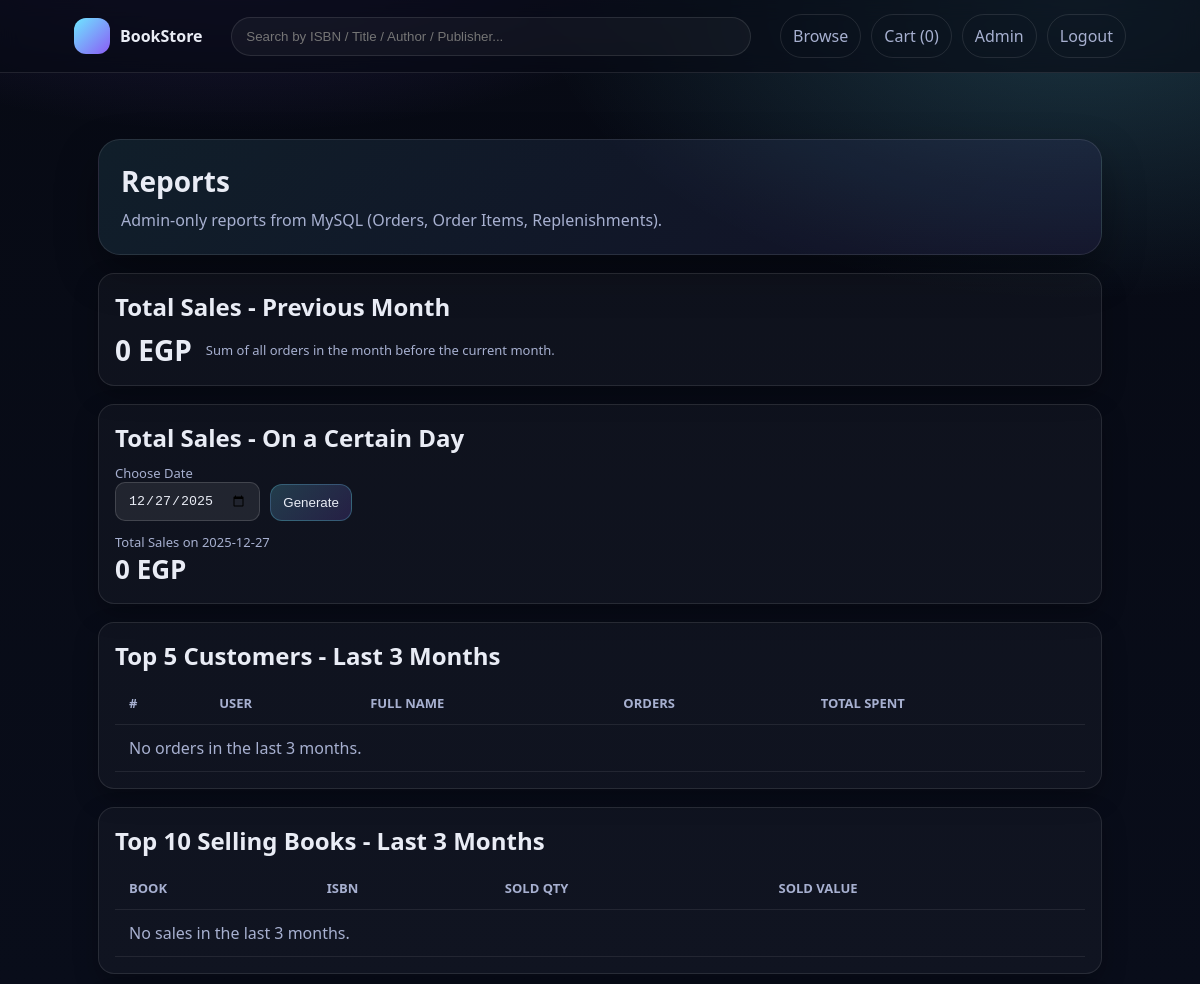
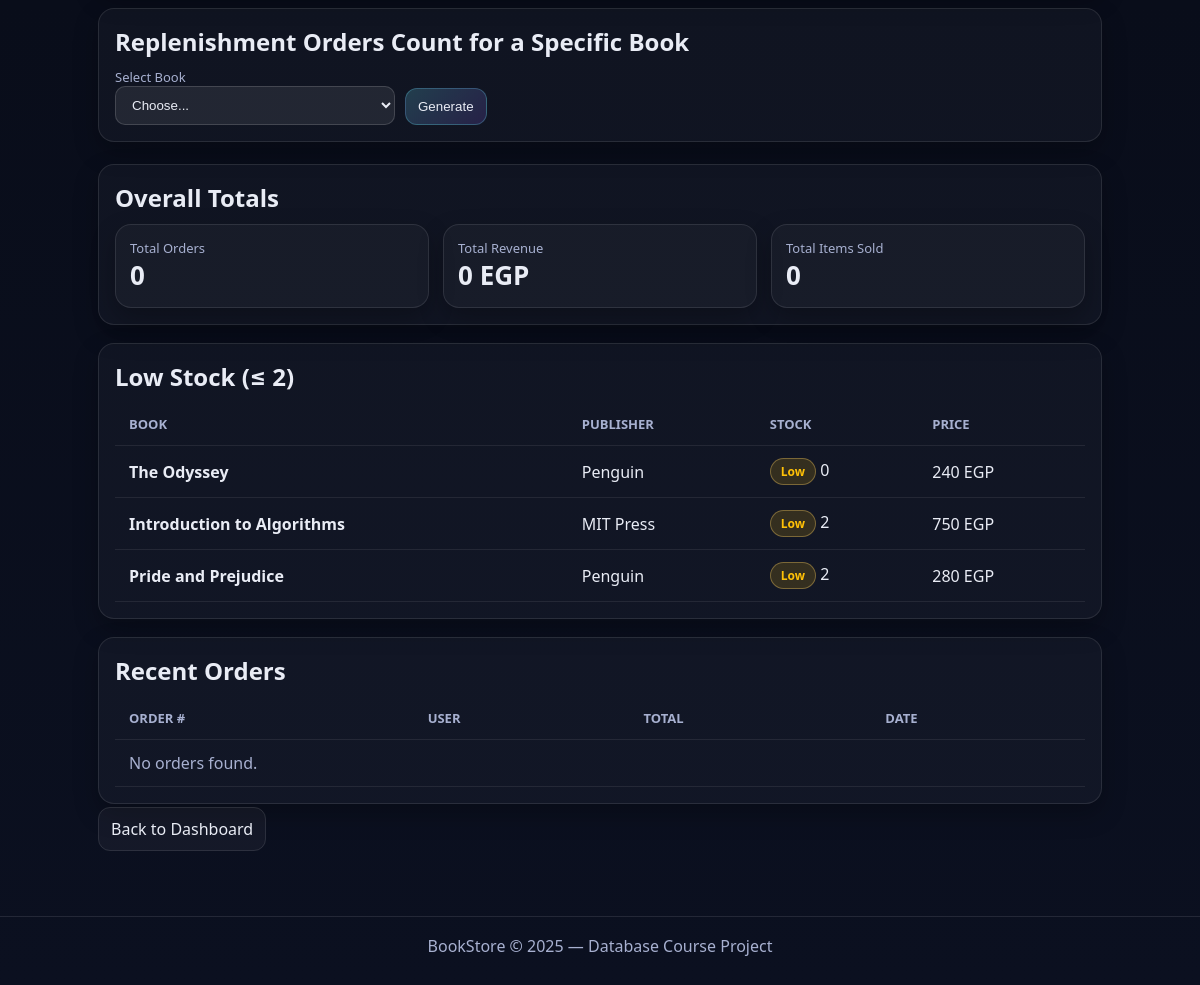
Screenshot of /admin/reports.php (signed in) with the database file from the repository (2 pictures, top to bottom).
### tables this page shows
CREATE TABLE IF NOT EXISTS books (
  id INT AUTO_INCREMENT PRIMARY KEY,
  isbn VARCHAR(20) NOT NULL UNIQUE,
  title VARCHAR(200) NOT NULL,
  authors VARCHAR(200) NOT NULL,
  category VARCHAR(80) NOT NULL,
  published_year INT,
  price INT NOT NULL,
  stock INT NOT NULL DEFAULT 0,
  publisher_id INT NOT NULL,
  created_at TIMESTAMP DEFAULT CURRENT_TIMESTAMP,
  CONSTRAINT fk_books_publisher
    FOREIGN KEY (publisher_id) REFERENCES publishers(id)
    ON UPDATE CASCADE
    ON DELETE RESTRICT
);

CREATE TABLE IF NOT EXISTS publishers (
  id INT AUTO_INCREMENT PRIMARY KEY,
  name VARCHAR(120) NOT NULL UNIQUE,
  phone VARCHAR(30),
  address VARCHAR(200)
);

### Backend/data/repo_db.php (called while the page is built, shortened)
<?php
require_once __DIR__ . '/../config/db.php';
function db_report_totals(): array {
  global $pdo;
  $sql = "
    SELECT
      (SELECT COUNT(*) FROM orders) AS total_orders,
      (SELECT COALESCE(SUM(total),0) FROM orders) AS total_revenue,
      (SELECT COALESCE(SUM(qty),0) FROM order_items) AS total_items_sold
  ";
  return $pdo->query($sql)->fetch();
}
function db_report_low_stock(int $threshold = 2): array {
  global $pdo;
  $threshold = max(0, $threshold);
  $stmt = $pdo->prepare("
    SELECT
      b.id, b.title, b.isbn, b.stock, b.price,
      p.name AS publisher
    FROM books b
    JOIN publishers p ON p.id = b.publisher_id
    WHERE b.stock <= ?
    ORDER BY b.stock ASC, b.id ASC
  ");
  $stmt->execute([$threshold]);
  return $stmt->fetchAll();
}
function db_report_sales_previous_month(): array {
  global $pdo;
  $sql = "
    SELECT COALESCE(SUM(total), 0) AS total_sales
    FROM orders
    WHERE created_at >= DATE_FORMAT(CURRENT_DATE - INTERVAL 1 MONTH, '%Y-%m-01')
      AND created_at <  DATE_FORMAT(CURRENT_DATE, '%Y-%m-01')
  ";
  return $pdo->query($sql)->fetch();
}
function db_report_sales_on_date(string $date): array {
  global $pdo;
  $stmt = $pdo->prepare("
    SELECT COALESCE(SUM(total), 0) AS total_sales
    FROM orders
    WHERE DATE(created_at) = ?
  ");
  $stmt->execute([$date]);
  return $stmt->fetch();
}
function db_report_top_customers_last_3_months(int $limit = 5): array {
  global $pdo;
  $stmt = $pdo->prepare("
    SELECT
      u.id,
      u.username,
      u.full_name,
      COALESCE(SUM(o.total), 0) AS total_spent,
      COUNT(o.id) AS orders_count
    FROM orders o
    JOIN users u ON u.id = o.user_id
    WHERE o.created_at >= (NOW() - INTERVAL 3 MONTH)
    GROUP BY u.id, u.username, u.full_name
    ORDER BY total_spent DESC
    LIMIT $limit
  ");
  $stmt->execute();
  return $stmt->fetchAll();
}
function db_report_top_selling_books_last_3_months(int $limit = 10): array {
  global $pdo;
  $stmt = $pdo->prepare("
    SELECT
      b.id,
      b.title,
      b.isbn,
      COALESCE(SUM(oi.qty), 0) AS sold_qty,
      COALESCE(SUM(oi.subtotal), 0) AS sold_value
    FROM order_items oi
    JOIN orders o ON o.id = oi.order_id
    JOIN books b ON b.id = oi.book_id
    WHERE o.created_at >= (NOW() - INTERVAL 3 MONTH)
    GROUP BY b.id, b.title, b.isbn
    ORDER BY sold_qty DESC
    LIMIT $limit
  ");
  $stmt->execute();
  return $stmt->fetchAll();
}
function db_report_recent_orders(int $limit = 10): array {
  global $pdo;
  $limit = max(1, min($limit, 100));
  $stmt = $pdo->prepare("
    SELECT
      o.id, o.total, o.created_at,
      u.username, u.full_name
    FROM orders o
    JOIN users u ON u.id = o.user_id
    ORDER BY o.created_at DESC
    LIMIT $limit
  ");
  $stmt->execute();
  return $stmt->fetchAll();
}

### admin/reports.php (the view, shortened to what this page needs)
<?php
require_once __DIR__ . '/../Backend/auth/admin_auth.php';
require_once __DIR__ . '/../Backend/data/repo_db.php';
require_once __DIR__ . '/../Frontend/includes/header.php';
$salesDate = $_GET['sales_date'] ?? date('Y-m-d');
$prevMonthSales = db_report_sales_previous_month();
$salesOnDate = db_report_sales_on_date($salesDate);
$topCustomers = db_report_top_customers_last_3_months(5);
$topBooks3m = db_report_top_selling_books_last_3_months(10);
$totals = db_report_totals();
$lowStock = db_report_low_stock(2);
$recentOrders = db_report_recent_orders(10);
?>
<div class="container">
  <div class="hero">
    <h1>Reports</h1>
    <p>Admin-only reports from MySQL (Orders, Order Items, Replenishments).</p>
  </div>
  <div class="card" style="margin-top:18px;">
    <h2 style="margin:0 0 8px 0;"> Total Sales - Previous Month</h2>
    <div style="display:flex; gap:14px; flex-wrap:wrap; align-items:center;">
      <div class="price" style="font-size:28px;">
        <?= (int)($prevMonthSales['total_sales'] ?? 0) ?> EGP
      </div>
      <div class="small" style="color:var(--muted);">
        Sum of all orders in the month before the current month.
      </div>
    </div>
  </div>
  <div class="card" style="margin-top:18px;">
    <h2 style="margin:0 0 10px 0;"> Total Sales - On a Certain Day</h2>
    <form method="get" style="display:flex; gap:10px; flex-wrap:wrap; align-items:end;">
      <div>
        <div class="small">Choose Date</div>
        <input class="input" type="date" name="sales_date" value="<?= htmlspecialchars($salesDate) ?>" required>
      </div>
      <button class="btn" type="submit">Generate</button>
    </form>
    <div style="margin-top:12px;">
      <div class="small">Total Sales on <?= htmlspecialchars($salesDate) ?></div>
      <div class="price" style="font-size:26px;"><?= (int)($salesOnDate['total_sales'] ?? 0) ?> EGP</div>
    </div>
  </div>
  <div class="card" style="margin-top:18px; overflow:auto;">
    <h2 style="margin:0 0 10px 0;">Top 5 Customers - Last 3 Months</h2>
    <table class="table">
      <thead>
        <tr>
          <th>#</th>
          <th>User</th>
          <th>Full Name</th>
          <th>Orders</th>
          <th>Total Spent</th>
        </tr>
      </thead>
      <tbody>
        <?php if (!$topCustomers): ?>
          <tr><td colspan="5" style="color:var(--muted);">No orders in the last 3 months.</td></tr>
        <?php endif; ?>
      </tbody>
    </table>
  </div>
  <div class="card" style="margin-top:18px; overflow:auto;">
    <h2 style="margin:0 0 10px 0;">Top 10 Selling Books - Last 3 Months</h2>
    <table class="table">
      <thead>
        <tr>
          <th>Book</th>
          <th>ISBN</th>
          <th>Sold Qty</th>
          <th>Sold Value</th>
        </tr>
      </thead>
      <tbody>
        <?php if (!$topBooks3m): ?>
          <tr><td colspan="4" style="color:var(--muted);">No sales in the last 3 months.</td></tr>
        <?php endif; ?>
      </tbody>
    </table>
  </div>
  <div class="card" style="margin-top:18px;">
    <h2 style="margin:0 0 10px 0;"> Replenishment Orders Count for a Specific Book</h2>
    <form method="get" style="display:flex; gap:10px; flex-wrap:wrap; align-items:end;">
      <div style="min-width:280px;">
        <div class="small">Select Book</div>
        <select class="input" name="book_id" required>
          <option value="">Choose...</option>
        </select>
      </div>
      <button class="btn" type="submit">Generate</button>
    </form>
  </div>
  <div class="card" style="margin-top:22px;">
    <h2 style="margin:0 0 10px 0;"> Overall Totals</h2>
    <div style="display:grid; grid-template-columns: repeat(3, minmax(200px, 1fr)); gap:14px;">
      <div class="card" style="padding:14px;">
        <div class="small">Total Orders</div>
        <div class="price" style="font-size:26px;"><?= (int)$totals['total_orders'] ?></div>
      </div>
      <div class="card" style="padding:14px;">
        <div class="small">Total Revenue</div>
        <div class="price" style="font-size:26px;"><?= (int)$totals['total_revenue'] ?> EGP</div>
      </div>
      <div class="card" style="padding:14px;">
        <div class="small">Total Items Sold</div>
        <div class="price" style="font-size:26px;"><?= (int)$totals['total_items_sold'] ?></div>
      </div>
    </div>
  </div>
  <div class="card" style="margin-top:18px; overflow:auto;">
    <h2 style="margin:0 0 10px 0;"> Low Stock (≤ 2)</h2>
    <table class="table">
      <thead>
        <tr><th>Book</th><th>Publisher</th><th>Stock</th><th>Price</th></tr>
      </thead>
      <tbody>
        <?php foreach ($lowStock as $ls): ?>
          <tr>
            <td style="font-weight:900;"><?= htmlspecialchars($ls['title']) ?></td>
            <td><?= htmlspecialchars($ls['publisher']) ?></td>
            <td><span class="badge warn">Low</span> <?= (int)$ls['stock'] ?></td>
            <td><?= (int)$ls['price'] ?> EGP</td>
          </tr>
        <?php endforeach; ?>
      </tbody>
    </table>
  </div>
  <div class="card" style="margin-top:18px; overflow:auto;">
    <h2 style="margin:0 0 10px 0;">Recent Orders</h2>
    <table class="table">
      <thead>
        <tr><th>Order #</th><th>User</th><th>Total</th><th>Date</th></tr>
      </thead>
      <tbody>
        <?php if (!$recentOrders): ?>
          <tr><td colspan="4" style="color:var(--muted);">No orders found.</td></tr>
        <?php endif; ?>
      </tbody>
    </table>
  </div>
  <div style="margin-top:14px;">
    <a class="btn secondary" href="dashboard.php">Back to Dashboard</a>
  </div>
</div>
<?php require_once __DIR__ . '/../Frontend/includes/footer.php'; ?>

### Frontend/assets/css/style.css (style rules this page uses)
:root { --bg:#0b1020; --surface:#0f1730; --card:#121c3b; --text:#e9ecf5; --muted:#a7b0d0; --brand:#6ee7ff; --brand2:#8b5cf6; --danger:#ff5c7a; --ok:#40f39a; --warn:#ffd166; --border:rgba(255,255,255,.10); --shadow: 0 18px 40px rgba(0,0,0,.35); --radius:16px; --radius2:22px; --max:1100px; --font: system-ui, -apple-system, Segoe UI, Roboto, Arial, sans-serif; }
* { box-sizing:border-box }
body { margin:0; font-family:var(--font); color:var(--text); background: radial-gradient(1100px 600px at 20% -10%, rgba(139,92,246,.30), transparent 55%), radial-gradient(900px 500px at 90% 0%, rgba(110,231,255,.20), transparent 60%), linear-gradient(180deg, #070a14, var(--bg)); }
a { color:inherit;text-decoration:none }
.container { max-width:var(--max); margin:0 auto; padding:24px }
.hero { margin-top:18px; border:1px solid var(--border); background: linear-gradient(135deg, rgba(110,231,255,.09), rgba(139,92,246,.08)); border-radius: var(--radius2); padding:22px; box-shadow: var(--shadow); }
.hero h1 { margin:0 0 8px 0; font-size:28px }
.hero p { margin:0; color:var(--muted); line-height:1.5 }
.card { border:1px solid var(--border); background: rgba(255,255,255,.03); border-radius: var(--radius); padding:16px; box-shadow: 0 10px 24px rgba(0,0,0,.25); }
.price { font-weight:900 }
.badge { display:inline-flex; align-items:center; padding:6px 10px; border-radius:999px; border:1px solid var(--border); font-size:12px; color:var(--muted); }
.badge.warn { border-color: rgba(255,209,102,.35); color: var(--warn) }
.btn { cursor:pointer; border:1px solid rgba(110,231,255,.25); border-radius: 12px; padding:10px 12px; background: linear-gradient(135deg, rgba(110,231,255,.20), rgba(139,92,246,.18)); color: var(--text); transition:.15s; }
.btn.secondary { background: rgba(255,255,255,.04); border-color: var(--border); }
.table { width: 100%; border-collapse: collapse; margin-top: 8px; }
.table th, .table td { padding: 12px 14px; border-bottom: 1px solid rgba(255,255,255,0.08); text-align: left; vertical-align: middle; }
.table th { font-size: 13px; color: var(--muted); font-weight: 700; text-transform: uppercase; }
.input { width: 100%; padding: 10px 12px; border-radius: 10px; background: rgba(255,255,255,0.08); border: 1px solid rgba(255,255,255,0.15); color: var(--text); outline: none; }
.small { font-size: 13px; color: var(--muted); }
.badge { display: inline-block; padding: 4px 10px; border-radius: 999px; font-size: 12px; font-weight: 700; }
.badge.warn { background: rgba(255,193,7,0.15); color: rgb(255,193,7); }
.card h2, .card h3 { margin-bottom: 8px; }

### rows the page displays
books: title "The Odyssey", publisher.name "Penguin", stock "0", price "240"
books: title "Introduction to Algorithms", publisher.name "MIT Press", stock "2", price "750"
books: title "Pride and Prejudice", publisher.name "Penguin", stock "2", price "280"

### other values shown
$cartCount "0"
$prevMonthSales['total_sales'] "0"
$salesOnDate['total_sales'] "0"
$totals['total_orders'] "0"
$totals['total_revenue'] "0"
$totals['total_items_sold'] "0"
